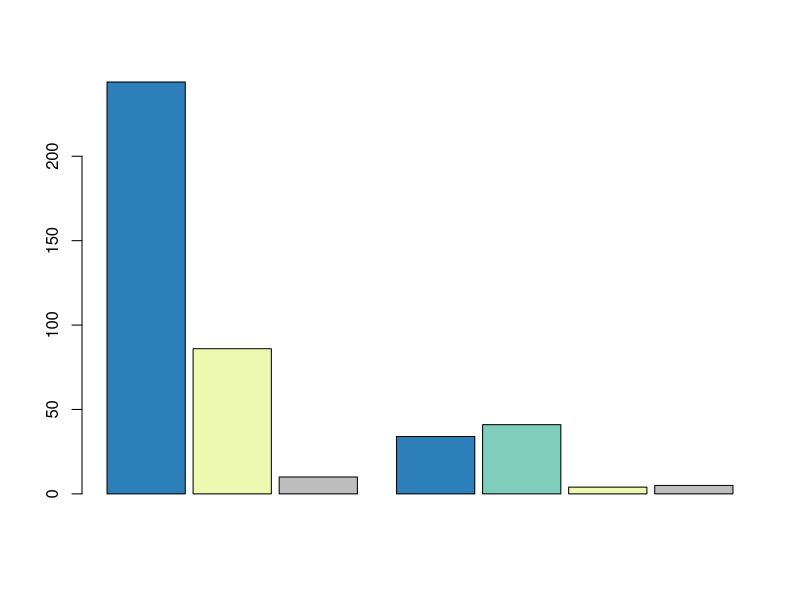

Write R code to recreate this figure.

# reading the BUSCO table
grcs <- read.table('tables/L-busco-phylogenies-summary.tsv', header = T)


grcs_L <- grcs[is.na(grcs$GRC_2), ]
single_GRC_busco <- table(grcs_L$GRC_1)
single_GRC_busco <- single_GRC_busco[c(1,3,2)]

# cecidomyiidae         other     sciaridae
#           247             6            86
 # 0.72861357 0.01769912 0.25368732

grcs_LL <- grcs[!is.na(grcs$GRC_2), ]
grcs_LL$both_grcs <- paste(grcs_LL$GRC_1, grcs_LL$GRC_2, sep = '-')

# these two are equivalent
grcs_LL$both_grcs[grcs_LL$both_grcs == 'sciaridae-cecidomyiidae'] <- 'cecidomyiidae-sciaridae'

double_GRC_busco <- table(grcs_LL$both_grcs)
# cecidomyiidae-cecidomyiidae         cecidomyiidae-other
#                          35                           2
#     cecidomyiidae-sciaridae         other-cecidomyiidae
#                          42                           1
#         sciaridae-sciaridae
#                           4

double_GRC_busco_other <- sum(double_GRC_busco[grepl('other', names(double_GRC_busco))])

double_GRC_busco <- c(double_GRC_busco[!grepl('other', names(double_GRC_busco))], double_GRC_busco_other)
names(double_GRC_busco)[4] <- 'other'

yl <- rgb(237,248,177, maxColorValue = 255)
gr <- rgb(127,205,187, maxColorValue = 255)
bl <- rgb(44,127,184, maxColorValue = 255)
pal <- c(bl, yl, 'grey', bl, gr, yl, 'grey')

pdf('figures/phylo_trees_topologies.pdf', width = 6, height = 4)

barplot(c(single_GRC_busco, double_GRC_busco), col = pal, space = c(0.1, 0.1, 0.1, 0.5, 0.1, 0.1, 0.1), cex.axis = 1, names.arg = F)

dev.off()
